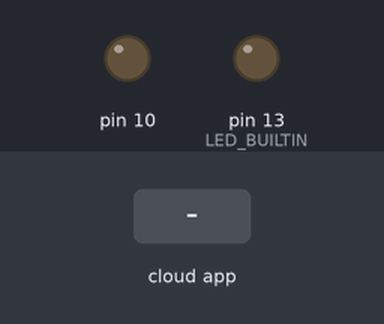
A sketch run on a simulated Arduino Uno, built with avr-gcc and run on an emulated ATmega328P. Shown: output pins drawn as LEDs (lit = HIGH). The inputs (shaded band) are chosen by the test bench. The ROS host is connected and sends only what is stated.

Above: at 1.2 s.
1.3 s: the phone or cloud app sets toggle_lock to 1
At 2.4 s:
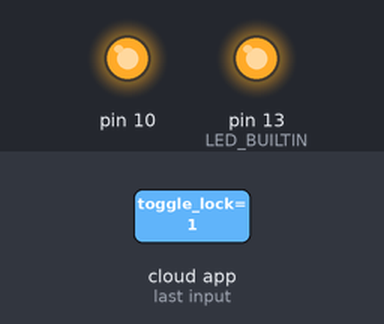
2.8 s: the phone or cloud app sets toggle_lock to 0
At 3.6 s:
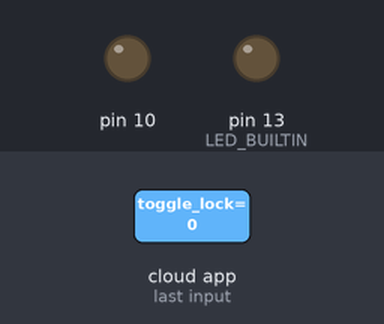
Timing chart, 0 to 5.8 s (numbered marks = the images above; inputs shaded):
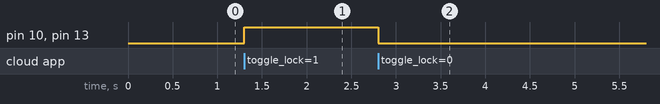

The sketch:

ToggleLock.ino.ino
```cpp
/*
  Opens door lock when ROS topic /toggle_lock (std_msgs::Bool) is True, closes door when it's False
*/

#include <ros.h>
#include <std_msgs/Bool.h>
#define BAUD 9600

ros::NodeHandle nh;

void messageCb( const std_msgs::Bool& toggle_msg) {
  if (toggle_msg.data){
    digitalWrite(10, HIGH);   // Open the door lock when the signal topic is True
    digitalWrite(LED_BUILTIN, HIGH);  // For debug
  }
  else {
    digitalWrite(10, LOW);    // Close the door lock when the signal topic is False
    digitalWrite(LED_BUILTIN, LOW);  //For debug
  }
}

ros::Subscriber<std_msgs::Bool> sub("toggle_lock", &messageCb);


void setup() {
  // Initialize digital pin as an output.
  pinMode(LED_BUILTIN, OUTPUT);
  pinMode(10, OUTPUT);
  digitalWrite(10, LOW);  // Door closed at the beginning

  // Set baud rate, initialize node, and subscribe topic
  nh.getHardware()->setBaud(BAUD);
  nh.initNode();
  nh.subscribe(sub);
}


void loop() {
  nh.spinOnce();
  delay(1);
}
```

Measured:
- after the input at 1.3 s, pin 10, pin 13 (LED_BUILTIN): LOW → HIGH at once
- after the input at 2.8 s, pin 10, pin 13 (LED_BUILTIN): HIGH → LOW at once
